Frame 1 (no input): blank canvas, image omitted
Frame 60 (no input): blank canvas, image omitted
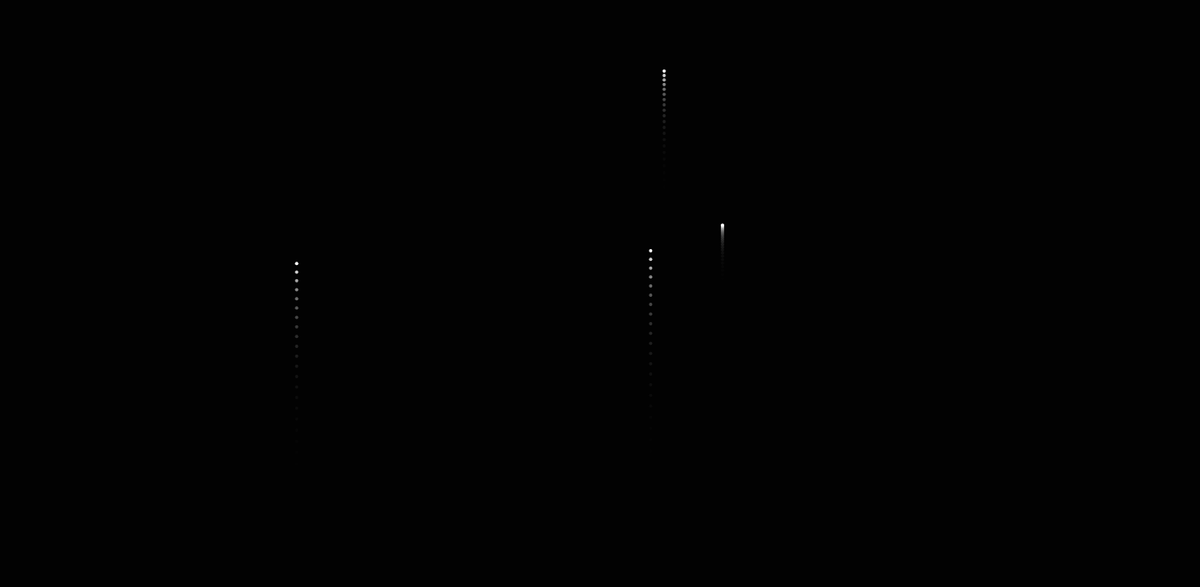
Frame 120 (the mouse pressed at the canvas centre since frame 60)

The p5.js sketch whose frames 1 and 60 were blank and that drew this single picture after the mouse press (run headless with seeded random() and noise() and a simulated clock; from frame 60 on, the mouse is pressed at the canvas centre):

// p5.js sketch
// ── sketch.js
var gravity
var fireworks = []

function setup() {
    createCanvas(1430, 700);
    //firework = new Particle(random(0,width),height)
    gravity = new p5.Vector(0, 0.18)
    noStroke()
    background(45)
}

function draw() {
    colorMode(RGB)
    background(0, 50)
    if(random(1) < 0.06) {
        fireworks.push(new Firework())
    }
    for(var i = this.fireworks.length-1; i >= 0; i--) {
        fireworks[i].update()
        fireworks[i].show()
        if(this.fireworks[i].done()) {
            this.fireworks.splice(i, 1)
        }
        //fireworks[i].applyForce(gravity)
    }
}

// ── firework.js
function Firework() {

    this.exploded = false
    this.firework = new Particle(random(width), height, this.hue, true)
    this.particles = []
    this.hue = random(255)


    this.update = function() {
        if(!this.exploded) {
            this.firework.applyForce(gravity)
            this.firework.update()
            if(this.firework.vel.y >= 0) {
                this.exploded = true
                this.explode()
            }
        }
        for(var i = this.particles.length-1; i >= 0; i--) {
            this.particles[i].applyForce(gravity)
            this.particles[i].update()
            if(this.particles[i].done()) {
                this.particles.splice(i, 1)
            }
        }
    }

    this.explode = function() {
        for(var i = 0; i < 100; i++) {
            var p = new Particle(this.firework.pos.x, this.firework.pos.y, this.hue, false)
            this.particles.push(p)
        }
    }

    this.show = function() {
        if(!this.exploded) {
            this.firework.show()
        }
        for(var i = 0; i < this.particles.length; i++) {
            this.particles[i].show()
        }
    }

    this.done = function() {
        if(this.exploded && this.particles.length === 0) {
            return true
        } else {
            return false
        }
    }
}

// ── particle.js
function Particle(x, y, hue, firework) {
    this.pos = new p5.Vector(x,y)
    this.firework = firework
    this.lifespan = 255

    if(firework) {
        this.vel = createVector(0,random(-16,-10))
    } else {
        this.vel = p5.Vector.random2D()
        this.vel.mult(random(2,10))
    }
    this.acc = new p5.Vector(0,0)

    this.applyForce = function(force) {
        this.acc.add(force)

    }

    this.update = function() {
        if(!this.firework) {
            this.vel.mult(.9)
            this.lifespan -= 4
        }
        this.vel.add(this.acc)
        this.pos.add(this.vel)
        this.acc.mult(0)
    }

    this.show = function() {
        colorMode(HSB)
        if(!this.firework) {
            strokeWeight(2)
            stroke(hue, 255, 255, this.lifespan)
        } else {
            strokeWeight(4)
            stroke(hue, 255, 255)
        }

        point(this.pos.x,this.pos.y)
    }

    this.done = function() {
        if(this.lifespan < 0) {
            return true
        } else {
            return false
        }
    }
}
